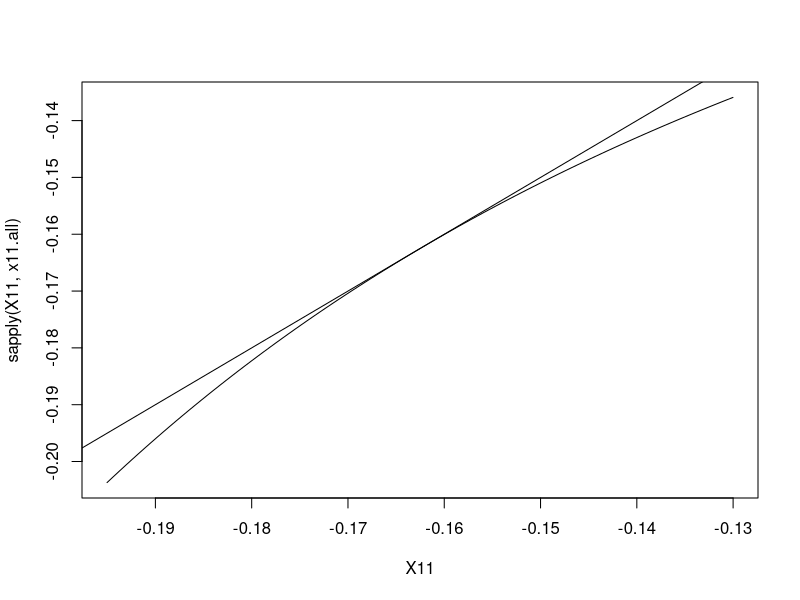

The R script that drew this image:
alpha <- .85
c.ss <- alpha ^ alpha * ( 1 - alpha ) ^ ( 1 - alpha )
c.1 <- log(c.ss)
c.2 <- log(c.ss)
a.1 <- 0
a.2 <- 0

x12.fn <- function( x.11 )
  return( ( c.1 - alpha * x.11 ) / ( 1 - alpha ) )

x21.fn <- function( x.22 )
  return( ( c.2 - alpha * x.22 ) / ( 1 - alpha ) )

x11.fn <- function( x.21 )
  return( log( exp(a.1) - exp(x.21) ) )

x22.fn <- function( x.12 )
  return( log( exp(a.2) - exp(x.12) ) )

x11.all <- function( x.11 )
  return( x11.fn( x21.fn( x22.fn( x12.fn( x.11 ) ) ) ) )

x11.all( log( alpha ) )
log(alpha)

X11 <- seq( .8, 1.2, length.out = 101 ) * log(alpha)
plot( X11, sapply( X11, x11.all ), type='l' )
abline( 0, 1 )
